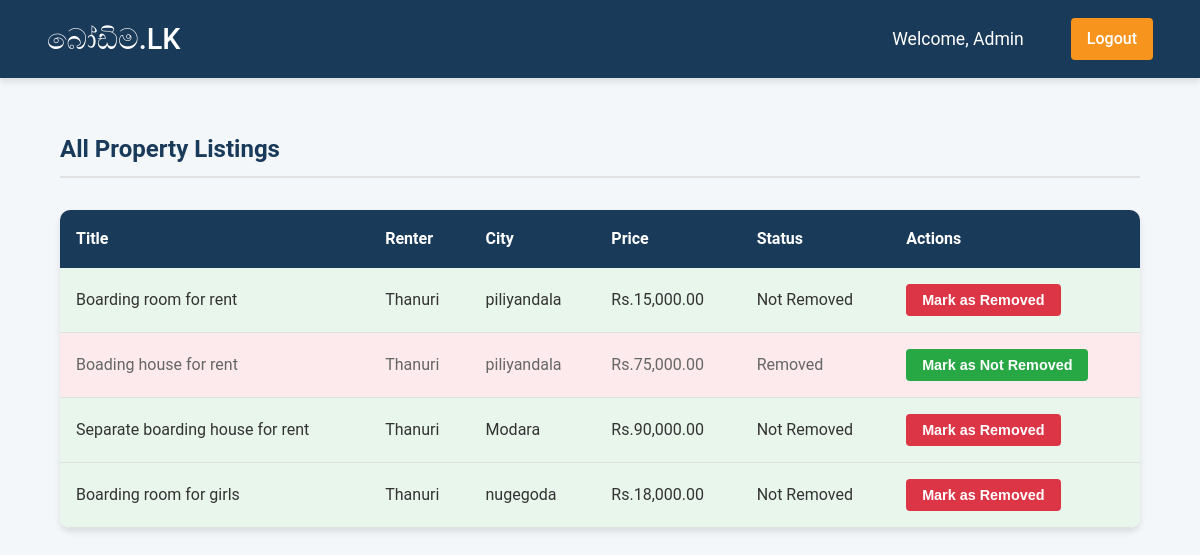
The page /FRONTEND/pages/admin_listings.php (signed in) on the database its author committed.
### tables this page shows
CREATE TABLE `rentals` (
  `id` int(11) NOT NULL,
  `renter_id` int(11) DEFAULT NULL,
  `title` varchar(255) DEFAULT NULL,
  `description` text DEFAULT NULL,
  `full_address` varchar(255) DEFAULT NULL,
  `city` varchar(100) DEFAULT NULL,
  `district` varchar(100) DEFAULT NULL,
  `price` decimal(10,2) DEFAULT NULL,
  `rooms` int(11) DEFAULT NULL,
  `bathrooms` int(11) DEFAULT NULL,
  `is_furnished` tinyint(1) DEFAULT NULL,
  `has_garden` tinyint(1) DEFAULT NULL,
  `has_kitchen` tinyint(1) DEFAULT NULL,
  `is_air_conditioned` tinyint(1) DEFAULT NULL,
  `separate_utility_bills` tinyint(1) DEFAULT NULL,
  `has_parking` tinyint(1) DEFAULT NULL,
  `has_security_cameras` tinyint(1) DEFAULT NULL,
  `proximity_to_road` varchar(100) DEFAULT NULL,
  `contact_whatsapp` varchar(20) DEFAULT NULL,
  `images` text DEFAULT NULL,
  `rating` decimal(3,2) DEFAULT NULL,
  `feedback` text DEFAULT NULL,
  `created_at` timestamp NOT NULL DEFAULT current_timestamp(),
  `is_active` tinyint(1) DEFAULT 1,
  `removed_by_admin` tinyint(1) DEFAULT 0
);

CREATE TABLE `users` (
  `id` int(11) NOT NULL,
  `username` varchar(50) DEFAULT NULL,
  `password` varchar(255) DEFAULT NULL,
  `email` varchar(100) DEFAULT NULL,
  `role` enum('renter','customer','admin') DEFAULT NULL,
  `created_at` timestamp NOT NULL DEFAULT current_timestamp()
);

### FRONTEND/pages/admin_listings.php (the view, shortened to what this page needs)
<?php
require_once '../../BACKEND/db_connect.php';
$query_properties = "SELECT rentals.*, users.username AS renter_name FROM rentals
                     JOIN users ON rentals.renter_id = users.id";
$stmt_properties = $pdo->query($query_properties);
$properties = $stmt_properties->fetchAll(PDO::FETCH_ASSOC);
?>
<!DOCTYPE html>
<html lang="en">
<head>
    <link rel="stylesheet" href="../CSS/styles.css">
    <link rel="stylesheet" href="../CSS/admin_listings.css">
</head>
<body>
    <nav class="dashboard-nav">
        <div class="nav-brand"><a href="index.html">බෝඩිම.LK</a></div>
        <div class="nav-items">
            <span>Welcome, Admin</span>
            <a href="../../BACKEND/logout.php" class="logout-btn">Logout</a>
        </div>
    </nav>
    <div class="dashboard-container">
        <h2>All Property Listings</h2>
        <div class="property-listings">
            <?php if (empty($properties)): ?>
                <p>No properties found.</p>
            <?php else: ?>
                <table class="property-table">
                    <thead>
                        <tr>
                            <th>Title</th>
                            <th>Renter</th>
                            <th>City</th>
                            <th>Price</th>
                            <th>Status</th>
                            <th>Actions</th>
                        </tr>
                    </thead>
                    <tbody>
                        <?php foreach ($properties as $property): ?>
                        <tr onclick="openModal(<?php echo $property['id']; ?>)" class="<?php echo $property['removed_by_admin'] ? 'removed-property' : 'active-property'; ?>" >
                            <td><?php echo htmlspecialchars($property['title']); ?></td>
                            <td><?php echo htmlspecialchars($property['renter_name']); ?></td>
                            <td><?php echo htmlspecialchars($property['city']); ?></td>
                            <td>Rs.<?php echo number_format($property['price'], 2); ?></td>
                            <td>
                                <?php echo $property['removed_by_admin'] ? 'Removed' : 'Not Removed'; ?>
                            </td>
                            <td>
                                <button onclick="event.stopPropagation(); toggleRemovalStatus(<?php echo $property['id']; ?>, <?php echo $property['removed_by_admin'] ? 1 : 0; ?>)"  class="<?php echo $property['removed_by_admin'] ? 'restore-button' : 'remove-button'; ?>" >
                                    <?php echo $property['removed_by_admin'] ? 'Mark as Not Removed' : 'Mark as Removed'; ?>
                                </button>
                            </td>
                        </tr>
                        <?php endforeach; ?>
                    </tbody>
                </table>
            <?php endif; ?>
        </div>
    </div>
</body>
</html>

### FRONTEND/CSS/styles.css (style rules this page uses)
:root { --primary-color: #1a3a5a; --secondary-color: #f7941d; --accent-color: #f4f7fa; --text-color: #333333; --text-secondary-color: #666666; --white-color: #ffffff; --border-color: #e1e1e1; --success-color: #28a745; --error-color: #dc3545; --shadow-sm: 0 2px 4px rgba(0, 0, 0, 0.1); --shadow-md: 0 4px 6px rgba(0, 0, 0, 0.1); --shadow-lg: 0 10px 15px rgba(0, 0, 0, 0.1); --transition: all 0.3s ease; }
body { font-family: 'Roboto', 'Arial', sans-serif; margin: 0; padding: 0; background-color: var(--accent-color); color: var(--text-color); line-height: 1.6; }
a { text-decoration: none; color: var(--primary-color); transition: color 0.3s ease; }
button { padding: 12px 24px; border: none; background-color: var(--secondary-color); color: var(--white-color); cursor: pointer; border-radius: 5px; font-weight: bold; transition: background-color 0.3s ease, transform 0.2s ease; }
nav a { margin: 0 15px; font-weight: 500; }
.nav-brand a { color: var(--white-color); }

### FRONTEND/CSS/admin_listings.css (style rules this page uses)
.dashboard-nav { position: sticky; top: 0; z-index: 100; display: flex; justify-content: space-between; align-items: center; padding: 1rem 2rem; background-color: var(--primary-color); color: var(--white-color); box-shadow: var(--shadow-md); }
.nav-brand { font-size: 1.8rem; font-weight: bold; color: var(--white-color); }
.nav-items { display: flex; align-items: center; gap: 2rem; }
.nav-items span { font-size: 1.1rem; }
.logout-btn { padding: 0.5rem 1rem; background-color: var(--secondary-color); color: var(--white-color); border-radius: 4px; transition: all 0.3s ease; }
.dashboard-container { padding: 2rem 5%; max-width: 1400px; margin: 0 auto; }
.dashboard-container h2 { color: var(--primary-color); margin-bottom: 2rem; border-bottom: 2px solid var(--border-color); padding-bottom: 0.5rem; }
.property-listings { background-color: var(--white-color); border-radius: 10px; box-shadow: var(--shadow-md); overflow-x: auto; }
.property-table { width: 100%; border-collapse: collapse; margin: 0; padding: 0; background-color: var(--white-color); }
.property-table thead { background-color: var(--primary-color); color: var(--white-color); }
.property-table th { padding: 1rem; text-align: left; font-weight: 600; }
.property-table td { padding: 1rem; border-bottom: 1px solid var(--border-color); }
.property-table tbody tr { transition: var(--transition); }
.property-table .removed-property { background-color: rgba(220, 53, 69, 0.1); color: var(--text-secondary-color); }
.property-table .active-property { background-color: rgba(40, 167, 69, 0.1); }
.property-table button { padding: 0.5rem 1rem; border: none; border-radius: 4px; cursor: pointer; font-size: 0.9rem; transition: var(--transition); }
.property-table .remove-button { background-color: var(--error-color); color: var(--white-color); }
.property-table .restore-button { background-color: var(--success-color); color: var(--white-color); }
.property-table tbody tr { cursor: pointer; }

### rows shown on the page
rentals: title "Boarding room for rent", renter.username "Thanuri", city "piliyandala", price "15,000.00", removed_by_admin "Not Removed"
rentals: title "Boading house for rent", renter.username "Thanuri", city "piliyandala", price "75,000.00", removed_by_admin "Removed"
rentals: title "Separate boarding house for rent", renter.username "Thanuri", city "Modara", price "90,000.00", removed_by_admin "Not Removed"
rentals: title "Boarding room for girls", renter.username "Thanuri", city "nugegoda", price "18,000.00", removed_by_admin "Not Removed"
